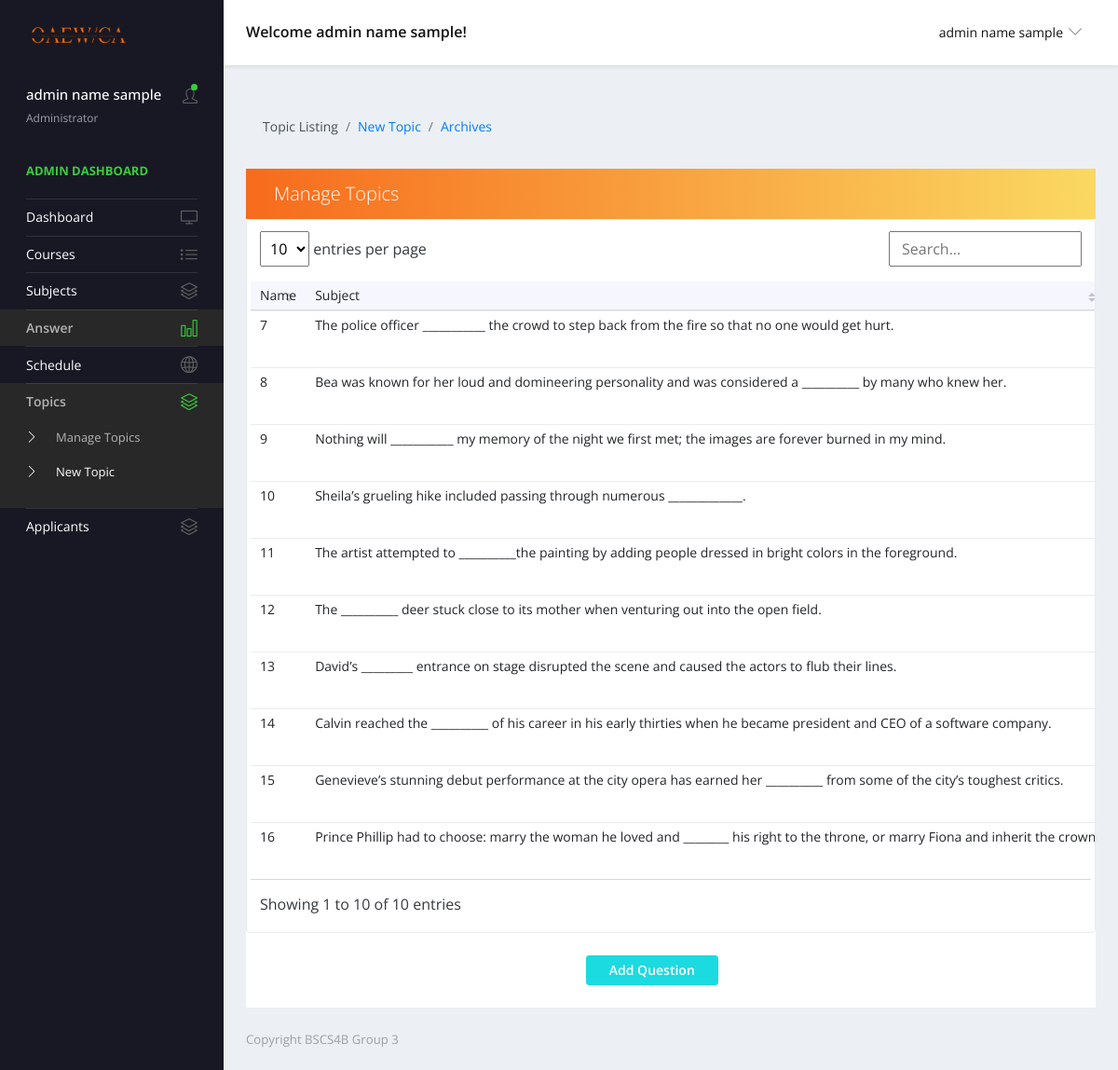
The page /views/manage-topics.php (signed in) on the database its author committed.
### tables this page shows
CREATE TABLE `english_questionnaire` (
  `id` int(11) NOT NULL,
  `question` varchar(255) NOT NULL,
  `optionA` varchar(255) NOT NULL,
  `optionB` varchar(255) NOT NULL,
  `optionC` varchar(255) NOT NULL,
  `optionD` varchar(255) NOT NULL,
  `correctAnswer` varchar(1) NOT NULL
);

### forms/adminQueries.php (called while the page is built, shortened)
<?php
function getEnglish() {
    $url = 'localhost';
    $username = 'root';
    $password = '';
    $conn = new mysqli($url, $username, $password, 'project');
    $sql = mysqli_query($conn,
    "SELECT id, question, optionA, optionB, optionC, optionD, correctAnswer
    FROM english_questionnaire
    ");
    return mysqli_fetch_all($sql, MYSQLI_ASSOC);
}
?>

### views/manage-topics.php (the view, shortened to what this page needs)
<?php
    include '../forms/adminQueries.php';
?>
<!DOCTYPE html>
<html lang="en">
  <head>
    <link rel="stylesheet" href="../vendors/simple-line-icons/css/simple-line-icons.css">
    <link rel="stylesheet" href="../vendors/flag-icon-css/css/flag-icon.min.css">
    <link rel="stylesheet" href="../vendors/css/vendor.bundle.base.css">
    <link rel="stylesheet" href="../vendors/daterangepicker/daterangepicker.css">
    <link rel="stylesheet" href="../vendors/chartist/chartist.min.css">
    <link rel="stylesheet" href="../assets/css/style-admin.css">
  </head>
  <body>
    <div class="container-scroller">
      <nav class="navbar default-layout-navbar col-lg-12 col-12 p-0 fixed-top d-flex flex-row">
        <div class="navbar-brand-wrapper d-flex align-items-center">
          <a class="navbar-brand brand-logo" href="../views/admin.php">
            <img src="../assets/img/OAEWCA-LOGO copy.png" alt="logo" class="logo-dark" />
          </a>
        </div>
        <div class="navbar-menu-wrapper d-flex align-items-center flex-grow-1">
          <h5 class="mb-0 font-weight-medium d-none d-lg-flex">Welcome <?php echo ($_SESSION['fullname']); ?>!</h5>
          <ul class="navbar-nav navbar-nav-right ml-auto">
            <li class="nav-item dropdown d-none d-xl-inline-flex user-dropdown">
              <a class="nav-link dropdown-toggle" id="UserDropdown" href="#" data-toggle="dropdown" aria-expanded="false">
               <span class="font-weight-normal"> <?php echo ($_SESSION['fullname']); ?> </span></a>
            </li>
          </ul>
        </div>
      </nav>
      <div class="container-fluid page-body-wrapper">
        <nav class="sidebar sidebar-offcanvas" id="sidebar">
          <ul class="nav">
            <li class="nav-item nav-profile">
              <a href="#" class="nav-link">
                <div class="text-wrapper">
                  <p class="profile-name"><?php echo ($_SESSION['fullname']); ?></p>
                  <p class="designation">Administrator</p>
                </div>
                <div class="icon-container">
                  <i class="icon-user"></i>
                  <div class="dot-indicator bg-success"></div>
                </div>
              </a>
            </li>
            <li class="nav-item nav-category">
              <span class="nav-link">Admin Dashboard</span>
            </li>
            <li class="nav-item">
              <a class="nav-link" href="../views/admin.php">
                <span class="menu-title">Dashboard</span>
                <i class="icon-screen-desktop menu-icon"></i>
              </a>
            </li>
            <li class="nav-item">
              <a class="nav-link" href="../views/admin-courses.php">
                <span class="menu-title">Courses</span>
                <i class="icon-list menu-icon"></i>
              </a>
            </li>
            <li class="nav-item">
              <a class="nav-link" data-toggle="collapse" href="#ui-subjects" aria-expanded="false" aria-controls="ui-subjects">
                <span class="menu-title">Subjects</span>
                <i class="icon-layers menu-icon"></i>
              </a>
            </li>
            <li class="nav-item active">
              <a class="nav-link" href="../views/admin-answer.php">
                <span class="menu-title">Answer</span>
                <i class="icon-chart menu-icon"></i>
              </a>
            </li>
            <li class="nav-item">
              <a class="nav-link" href="../views/admin-schedule.php">
                <span class="menu-title">Schedule</span>
                <i class="icon-globe menu-icon"></i>
              </a>
            </li>
            <li class="nav-item">
              <a class="nav-link" data-toggle="collapse" href="#ui-topics" aria-expanded="false" aria-controls="ui-topics">
                <span class="menu-title">Topics</span>
                <i class="icon-layers menu-icon"></i>
              </a>
              <div class="collapse" id="ui-topics">
                <ul class="nav flex-column sub-menu">
                  <li class="nav-item"> <a class="nav-link" href="../views/manage-topics.php">Manage Topics</a></li>
                  <li class="nav-item"> <a class="nav-link" href="../views/new-topic.php">New Topic</a></li>
                </ul>
              </div>
            </li>
            <li class="nav-item">
              <a class="nav-link" data-toggle="collapse" href="#ui-applicants" aria-expanded="false" aria-controls="ui-applicants">
                <span class="menu-title">Applicants</span>
                <i class="icon-layers menu-icon"></i>
              </a>
            </li>
          </ul>
        </nav>
        <div class="main-panel">
        <div class="content-wrapper">
          <div class="page-header">
            <nav>
              <ol class="breadcrumb">
                <li class="breadcrumb-item active">Topic Listing</li>
                <li class="breadcrumb-item"><a href="../views/new-topic.php">New Topic</a></li>
                <li class="breadcrumb-item"><a href="../views/archived_answer.php">Archives</a></li>
              </ol>
            </nav>
          </div>
          <div class="row quick-action-toolbar">
            <div class="col-md-12 grid-margin">
              <div class="card">
                  <div class="card-header d-block d-md-flex">
                    <p class="lead mb-0 ">Manage Topics</p>
                  </div>
                  <div class="table-responsive border rounded p-1">
                    <table class="table table-hover text-nowrap datatable">
                      <thead>
                        <tr>
                          <th scope="col">Name</th>
                          <th scope="col">Subject</th>
                        </tr>
                      </thead>
                      <tbody>
                        <?php
                        $rows = getEnglish();
                        $i = 0;
                        while ($i < count($rows)) {
                          $row = $rows[$i];
                          $id = $row['id'];
                          $question = $row['question'];
                          $optA = $row['optionA'];
                          $optB = $row['optionB'];
                          $optC = $row['optionC'];
                          $optD = $row['optionD'];
                          $right = $row['correctAnswer'];
                          echo "<tr>
                                    <td>" . $id . "</td>
                                    <td>" . $question . "</td>
                                    <td>" . $optA . "</td>
                                    <td>" . $optB . "</td>
                                    <td>" . $optC . "</td>
                                    <td>" . $optD . "</td>
                                    <td>" . $right . "</td>
                                    <td>" .
                            "<div class='d-flex '>
                              <form method='POST' action='../forms/delete_bus.php'>
                                        <button type='button' id='editButton' class = 'btn btn-primary mx-3 editbtn' data-bs-toggle='modal' data-bs-target='#editmodal' data-ID='$id' data-question='$question' data-optA='$optA' data-optB='$optB' data-optC='$optC' data-optD='$optD' data-right='$right' onClick='editCourse(this)'>EDIT</button>
                                      </form>" .
                            "<button type='submit' class='btn btn-danger delbtn' data-bs-toggle='modal' data-bs-target='#delmodal' data-courseid='$id' onClick='archiveCourse(this)'>ARCHIVE</button>" .
                            "</div>" .
                            "</td>" .
                            "</td>
                                  </tr>";
                          $i++;
                        }
                        ?>
                      </tbody>
                    </table>
                  </div>
                  <div>
                    <button type="button" class="btn btn-primary my-4 py-2 px-4" id="add" data-bs-toggle="modal" data-bs-target="#transactionModal">Add Question</button>
                  </div>
                </div>
              </div>
          </div>
        </div>
        <footer class="footer">
          <div class="d-sm-flex justify-content-center justify-content-sm-between">
            <span class="text-muted d-block text-center text-sm-left d-sm-inline-block">Copyright BSCS4B Group 3</span>
          </div>
        </footer>
      </div>
    </div>
    </div>
    <link href="../assets/vendor/simple-datatables/style.css" rel="stylesheet">
  </body>
</html>

### rows shown on the page
english_questionnaire: id "7", question "The police officer ___________ the crowd to step back from the fire so that no one would get hurt."
english_questionnaire: id "8", question "Bea was known for her loud and domineering personality and was considered a __________ by many who knew her."
english_questionnaire: id "9", question "Nothing will ___________ my memory of the night we first met; the images are forever burned in my mind."
english_questionnaire: id "10", question "Sheila’s grueling hike included passing through numerous _____________."
english_questionnaire: id "11", question "The artist attempted to __________the painting by adding people dressed in bright colors in the foreground."
english_questionnaire: id "12", question "The __________ deer stuck close to its mother when venturing out into the open field."
english_questionnaire: id "13", question "David’s _________ entrance on stage disrupted the scene and caused the actors to flub their lines."
english_questionnaire: id "14", question "Calvin reached the __________ of his career in his early thirties when he became president and CEO of a software company."
english_questionnaire: id "15", question "Genevieve’s stunning debut performance at the city opera has earned her __________ from some of the city’s toughest critics."
english_questionnaire: id "16", question "Prince Phillip had to choose: marry the woman he loved and ________ his right to the throne, or marry Fiona and inherit the…"

### other values the page prints
$_SESSION['fullname'] "admin name sample"
